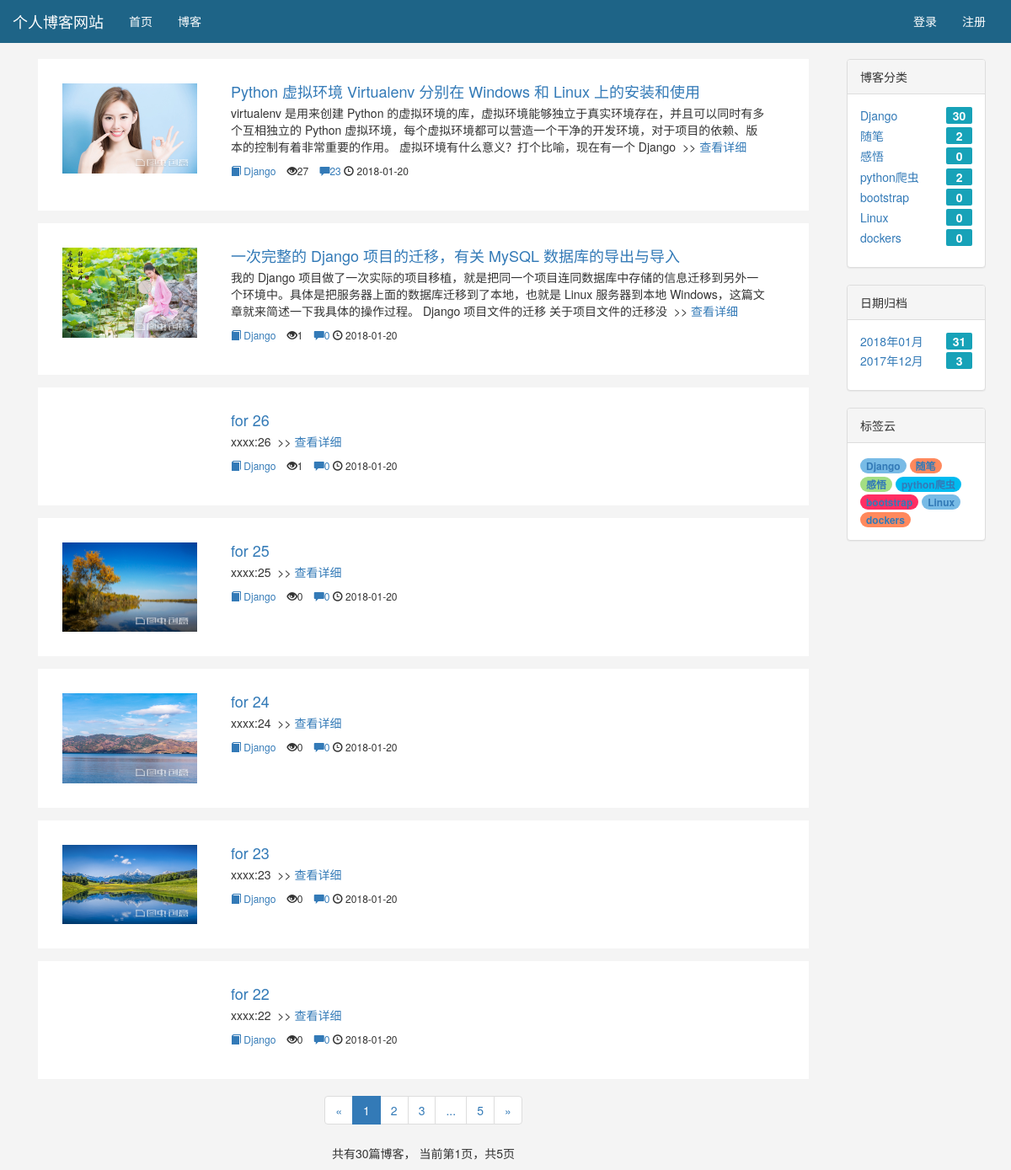
The page /blog/type/1 on the database its author committed.
### blog/models.py (models this page shows, shortened)
class Blog(models.Model, ReadNumExpandMethod):
    title = models.CharField(max_length=50)
    img = models.ImageField(upload_to='upload/',null=True)
    blog_type = models.ForeignKey(BlogType, on_delete=models.CASCADE)
    content = RichTextUploadingField()
    author = models.ForeignKey(User, on_delete=models.CASCADE)
    read_details = GenericRelation(ReadDetail)
    created_time = models.DateTimeField(auto_now_add=True)
    last_updated_time = models.DateTimeField(auto_now=True)
    class Meta:
        ordering = ['-created_time']

class BlogType(models.Model):
    type_name = models.CharField(max_length=15)
    def __str__(self):
        return self.type_name

### read_statistics/models.py (models this page shows)
class ReadNum(models.Model):
    read_num = models.IntegerField(default=0)
    content_type = models.ForeignKey(ContentType, on_delete=models.CASCADE)
    object_id = models.PositiveIntegerField()
    content_object = GenericForeignKey('content_type', 'object_id')

### blog/views.py (the view)
# urls.py: path('type/<int:blog_type_pk>', views.blogs_with_type, name="blogs_with_type"),
def blogs_with_type(request, blog_type_pk):
    blog_type = get_object_or_404(BlogType, pk=blog_type_pk)
    blogs_all_list = Blog.objects.filter(blog_type=blog_type)
    context = get_blog_list_common_data(request, blogs_all_list)
    context['blog_type'] = blog_type
    return render(request, 'blog/blogs_with_type.html', context)

### comment/templatetags/comment_tags.py (called while the page is built)
@register.simple_tag
def get_comment_count(obj):
    content_type = ContentType.objects.get_for_model(obj)
    return Comment.objects.filter(content_type=content_type, object_id=obj.pk).count()

### read_statistics/models.py (called while the page is built)
    def get_read_num(self):
        try:
            ct = ContentType.objects.get_for_model(self)
            readnum = ReadNum.objects.get(content_type=ct, object_id=self.pk)
            return readnum.read_num
        except exceptions.ObjectDoesNotExist:
            return 0

### user/context_processors.py (called while the page is built)
def login_modal_form(request):
    return {'login_modal_form': LoginForm()}

### blog/templates/blog/blogs_with_type.html (shortened to what this page needs)
{% extends 'blog/blog_list.html' %}

### blog/templates/blog/blog_list.html (shortened to what this page needs)
{% extends 'base.html' %}
{% block nav_blog_active %}active{% endblock %}
{% load staticfiles %}
{% load comment_tags %}
{% load likes_tags %}
{% block header_extends %}
    <link rel="stylesheet" href="{% static 'blog/blog.css' %}">
    <link rel="stylesheet" href="{% static 'prism_patched.min.css' %}">
{% endblock %}
{% block content %}
    <div class="container">
        <div class="row">
            <div class="col-xs-12 col-sm-8 col-md-9 col-lg-10">
                {% for blog in blogs %}
                    <div class="media"
                         style="margin-left:15px;margin-right:15px;
                         display: flex;background-color: white;
                         border:1px solid #fff;padding:2em 2em;">
                        <div class="media-left media-middle">
                            <img src="media/{{ blog.img }}" style="width:160px;" alt="" class="media-object">
                        </div>
                        <div class="media-body" style="padding-left:30px;margin-bottom:1rem !important;">
                            <h4 class="media-heading">
                                <a href="{% url 'blog_detail' blog.pk %}">{{ blog.title }}</a>
                            </h4>
                            <p style="margin-right:20px;">
                                {{ blog.content|striptags|truncatechars:150 }}&nbsp;&nbsp;>>
                                <a href="{% url 'blog_detail' blog.pk %}">查看详细</a>
                            </p>
                            <div style="font-size:12px;">
                                <a href="{% url 'blogs_with_type' blog.blog_type.pk %}" class="cate">
                                    <i class="glyphicon glyphicon-book "></i>
                                    {{ blog.blog_type }}
                                </a>&nbsp;&nbsp;
                                <span>
                                    <i class="glyphicon glyphicon-eye-open"></i>{{ blog.get_read_num }}
                                </span>&nbsp;&nbsp;
                                <a href="">
                                    <i class="glyphicon glyphicon-comment"></i>{% get_comment_count blog %}
                                </a>
                                <span class="glyphicon glyphicon-time"></span> {{ blog.created_time|date:"Y-m-d" }}&nbsp;
                            </div>
                        </div>
                    </div>
                {% empty %}
                    <div class="blog">
                        <h3>暂无博客，敬请期待</h3>
                    </div>
                {% endfor %}
                <div class="paginator">
                    <ul class="pagination">
                        <li>
                            {% if page_of_blogs.has_previous %}
                                <a href="?page={{ page_of_blogs.previous_page_number }}" aria-label="Previous">
                                    <span aria-hidden="true">&laquo;</span>
                                </a>
                            {% else %}
                                <span aria-hidden="true">&laquo;</span>
                            {% endif %}
                        </li>
                        {% for page_num in page_range %}
                            {% if page_num == page_of_blogs.number %}
                                <li class="active"><span>{{ page_num }}</span></li>
                            {% else %}
                                {% if page_num == '...' %}
                                    <li><span>{{ page_num }}</span></li>
                                {% else %}
                                    <li><a href="?page={{ page_num }}">{{ page_num }}</a></li>
                                {% endif %}
                            {% endif %}
                        {% endfor %}
                        <li>
                            {% if page_of_blogs.has_next %}
                                <a href="?page={{ page_of_blogs.next_page_number }}" aria-label="Next">
                                    <span aria-hidden="true">&raquo;</span>
                                </a>
                            {% else %}
                                <span aria-hidden="true">&raquo;</span>
                            {% endif %}
                        </li>
                    </ul>
                    <p>
                        共有{{ page_of_blogs.paginator.count }}篇博客，
                        当前第{{ page_of_blogs.number }}页，共{{ page_of_blogs.paginator.num_pages }}页
                    </p>
                </div>
            </div>
            <div class="hidden-xs col-sm-4 col-md-3 col-lg-2">
                <div class="panel panel-default">
                    <div class="panel-heading">博客分类</div>
                    <div class="panel-body">
                        <ul class="blog-types">
                            {% for blog_type in blog_types %}
                                <li style="margin-bottom: 0.3em;">
                                    <a href="{% url 'blogs_with_type' blog_type.pk %}">
                                        {{ blog_type.type_name }}
                                        <span class="pull-right" style="width:2.2em;
                                        background-color: #17a2b8;color:#fff;text-align: center;
                                        font-weight: 700;border-radius:0.2rem;">
                                            {{ blog_type.blog_count }}
                                        </span>
                                    </a>
                                </li>
                            {% empty %}
                                <li>暂无分类</li>
                            {% endfor %}
                        </ul>
                    </div>
                </div>
                <div class="panel panel-default">
                    <div class="panel-heading">日期归档</div>
                    <div class="panel-body">
                        <ul>
                            {% for blog_date, blog_count in blog_dates.items %}
                                <li style="margin-bottom: 0.2em;">
                                    <a href="{% url 'blogs_with_date' blog_date.year blog_date.month %}">
                                        {{ blog_date|date:"Y年m月" }}
                                         <span class="pull-right" style="width:2.2em;
                                        background-color: #17a2b8;color:#fff;text-align: center;
                                        font-weight: 700;border-radius:0.2rem;">
                                            {{ blog_count }}
                                        </span>
                                    </a>
                                </li>
                            {% endfor %}
                        </ul>
                    </div>
                </div>
                <div class="panel panel-default">
                    <div class="panel-heading ">标签云</div>
                    <div class="panel-body">
                        <div class="card-body">
                            {% for type in blog_types %}
                                <span class="badge my-badge">
                                    <a href="{% url 'blogs_with_type' type.pk %}" class="tags"
                                    data-toggle="tooltip" data-placement="top" title="该类型下有{{ type.blog_count }}篇文章">
                                        {{ type.type_name }}
                                    </a>
                                </span>
                            {% endfor %}
                        </div>
                    </div>
                </div>
            </div>
        </div>
    </div>
{% endblock %}

### static/base.css (style rules this page uses)
* { margin: 0; padding: 0; }
body { margin-top: 70px!important; }
ul { list-style-type: none!important; }

### blog/static/blog/blog.css (style rules this page uses)
ul.blog-types { list-style-type: none; }
div.paginator { text-align: center; }

### blog/templates/blog/blog_list.html (style rules this page uses)
.my-badge { border-radius:1.2rem; color:white; }
.my-badge:nth-child(5n+1) { background:#78BBE6; }
.my-badge:nth-child(5n+2) { background:#FF895D; }
.my-badge:nth-child(5n+3) { background:#A3DE83; }
.my-badge:nth-child(5n+4) { background:#00BBF0; }
.my-badge:nth-child(5n+5) { background:#FF2E63; }
img { transform：scale(1,1); }

### rows shown on the page
Blog: img (picture), title "Python 虚拟环境 Virtualenv 分别在 Windows 和 Linux 上的安装和使用", content "virtualenv 是用来创建 Python 的虚拟环境的库，虚拟环境能够独立于真实环境存在，并且可以同时有多个互相独立的 Python 虚拟环境，每个虚拟环境都可以营造一个干净的开发环境，对于项目的依赖、版本的控制有着非常重要的作用。 虚拟环境有什么意义？打个比喻，现在有一个 Django", blog_type "Django", get_read_num "27", id "23", created_time "2018-01-20"
Blog: img (picture), title "一次完整的 Django 项目的迁移，有关 MySQL 数据库的导出与导入", content "我的 Django 项目做了一次实际的项目移植，就是把同一个项目连同数据库中存储的信息迁移到另外一个环境中。具体是把服务器上面的数据库迁移到了本地，也就是 Linux 服务器到本地 Windows，这篇文章就来简述一下我具体的操作过程。 Django 项目文件的迁移 关于项目文件的迁移没", blog_type "Django", get_read_num "1", id "0", created_time "2018-01-20"
Blog: title "for 26", content "xxxx:26", blog_type "Django", get_read_num "1", id "0", created_time "2018-01-20"
Blog: img (picture), title "for 25", content "xxxx:25", blog_type "Django", get_read_num "0", id "0", created_time "2018-01-20"
Blog: img (picture), title "for 24", content "xxxx:24", blog_type "Django", get_read_num "0", id "0", created_time "2018-01-20"
Blog: img (picture), title "for 23", content "xxxx:23", blog_type "Django", get_read_num "0", id "0", created_time "2018-01-20"
Blog: title "for 22", content "xxxx:22", blog_type "Django", get_read_num "0", id "0", created_time "2018-01-20"
BlogType: type_name "Django", blog_count "30"
BlogType: type_name "随笔", blog_count "2"
BlogType: type_name "感悟", blog_count "0"
BlogType: type_name "python爬虫", blog_count "2"
BlogType: type_name "bootstrap", blog_count "0"
BlogType: type_name "Linux", blog_count "0"
BlogType: type_name "dockers", blog_count "0"

### other values the page prints
{{ page_num }} "1"
{{ page_num }} "2" "3" "5"
{{ page_num }} "..."
{{ page_of_blogs.paginator.count }} "30"
{{ page_of_blogs.number }} "1"
{{ page_of_blogs.paginator.num_pages }} "5"
{{ blog_date|date:"Y年m月" }} "2018年01月" "2017年12月"
{{ blog_count }} "31" "3"
